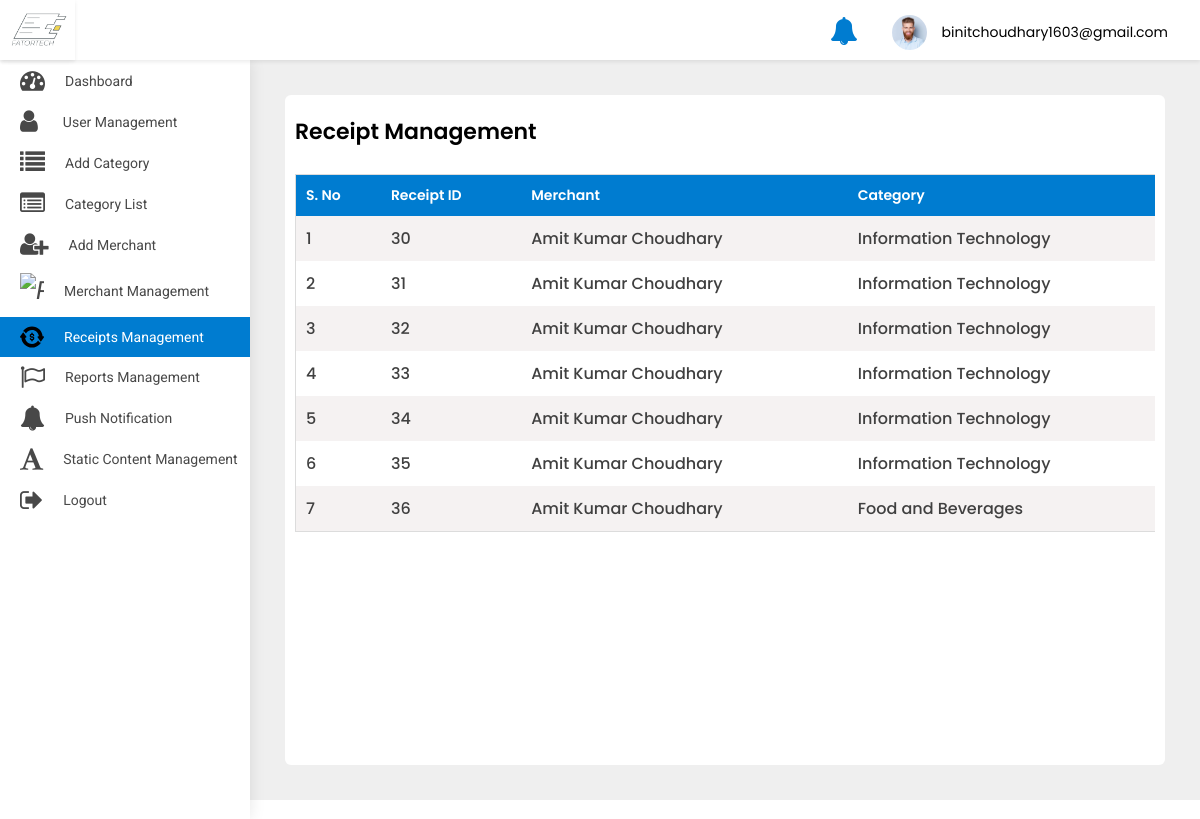
The app's page /adminpanel/receipt-list/ (signed in) with its own data.
### src/models.py (models this page shows, shortened)
class User(AbstractBaseUser, PermissionsMixin):
    first_name = models.CharField(default='first name', max_length=100)
    last_name = models.CharField(default='', max_length=100, null=True, blank=True)
    email = models.CharField(default='', max_length=255, unique=True)
    country_code = models.CharField(default='+91', max_length=10)
    phone_number = models.CharField(default='', max_length=13)
    profile_pic = models.ImageField(default='default_profile.png', null=True, blank=True)
    device_token = models.CharField(default='', max_length=500, null=True, blank=True)
    password = models.CharField(default='', max_length=100)
    confirm_password = models.CharField(default='', max_length=100)
    is_merchant = models.BooleanField(default=False)
    created_at = models.DateTimeField(auto_now_add=True)
    is_active = models.BooleanField(default=True)
    is_staff = models.BooleanField(default=False)
    objects = UserManager()
    USERNAME_FIELD = 'email'
    class Meta:
        ordering = ('-created_at',)

class Receipt(models.Model):
    user = models.ForeignKey(User, on_delete=models.CASCADE)
    merchant = models.ForeignKey(Merchant, on_delete=models.CASCADE)
    order = models.ManyToManyField(OrderItem)
    qr_code = models.ImageField(upload_to='QR')
    created_at = models.DateTimeField(auto_now_add=True)

class Merchant(models.Model):
    full_name = models.CharField(default='', max_length=200)
    profile_pic = models.ImageField(default='default_profile.png', null=True, blank=True)
    category = models.ForeignKey(Category, on_delete=models.CASCADE)
    email = models.EmailField()
    password = models.CharField(default='', max_length=100)
    confirm_password = models.CharField(default='', max_length=100)
    created_at = models.DateTimeField(auto_now_add=True)

class Category(models.Model):
    category_name = models.CharField(default='', max_length=100)

### adminpanel/views.py (the view)
# urls.py: path('receipt-list/', ReceiptList.as_view(), name='receipt-list'),
class ReceiptList(LoginRequiredMixin, ListView):
    model = Receipt
    template_name = 'receipt_list.html'
    login_url = 'adminpanel:login'
    def get(self, request, *args, **kwargs):
        receipts = Receipt.objects.all()
        context = {
            'receipts': receipts
        }
        return render(self.request, 'receipt_list.html', context)

### adminpanel/templates/receipt_list.html (shortened to what this page needs)
{% extends 'base-ereceipt.html' %}
<div class="WrapperArea">
    <div class="WrapperBox">
        <div class="Small-Wrapper">
            <div class="PasswordArea">
                <div class="row">
                    <h4 class="Title">Receipt Management</h4>
                    <div class="TableList">
                        <div class="dragscroll">
                            <table style="width: 150vw">
                                <thead>
                                <tr>
                                    <th>S. No</th>
                                    <th>Receipt ID</th>
                                    <th>Merchant</th>
                                    <th>Category</th>
                                </tr>
                                </thead>
                                <tbody>
                                {% for object in receipts %}
                                <tr>
                                    <td>{{forloop.counter}}</td>
                                    <td>{{object.id}}</td>
                                    <td>{{object.merchant.full_name}}</td>
                                    <td>{{object.merchant.category.category_name}}</td>
                                </tr>
                                {% endfor %}
                                </tbody>
                            </table>
                        </div>
                    </div>
                </div>
            </div>
        </div>
    </div>
</div>

### adminpanel/templates/base-ereceipt.html (shortened to what this page needs)
{% load static %}
<head>
    <link type="text/css" rel="stylesheet" href="{% static 'adminpanel/css/style.css' %}">
    <link rel="stylesheet" href="{% static 'adminpanel/css/media.css' %}">
</head>
<body>
<div class="Header">
    <div class="Logo">
        <img src="{% static 'adminpanel/images/logo.jpg' %}">
    </div>
    <div class="Navigation">
        <div class="header-notifications">
            <a href="{% url 'adminpanel:notification' %}">
                <i class="fa fa-bell fa-2x" aria-hidden="true"></i>
            </a>
        </div>
        <div class="Avater">
            <a href="javascript:void(0);">
                <figure><img src="{% static 'adminpanel/images/profile.jpg' %}"></figure>
                {{user}} </a>
        </div>
    </div>
</div>
<div class="SidenavBar">
    <ul>
        <li class="nav-item nav-link {% if request.resolver_match.view_name  == 'adminpanel:dashboard' %}active{% endif %}">
            <a href="{% url 'adminpanel:dashboard'  %}">
                <span><i class="fa fa-tachometer"></i></span> Dashboard
            </a>
        </li>
        <li class="nav-item nav-link {% if request.resolver_match.view_name  == 'adminpanel:users-list' %}active{% endif %}">
            <a href="{% url 'adminpanel:users-list' %}">
                <span><i class="fa fa-user"></i></span> User Management
            </a>
        </li>
        <li class="nav-item nav-link {% if request.resolver_match.view_name  == 'adminpanel:category' %}active{% endif %}">
            <a href="{% url 'adminpanel:category' %}">
                <span><i class="fa fa-list"></i></span> Add Category
            </a>
        </li>
        <li class="nav-item nav-link {% if request.resolver_match.view_name  == 'adminpanel:category-list' %}active{% endif %}">
            <a href="{% url 'adminpanel:category-list' %}">
                <span><i class="fa fa-list-alt"></i></span>Category List
            </a>
        </li>
        <li class="nav-item nav-link {% if request.resolver_match.view_name  == 'adminpanel:add-merchant' %}active{% endif %}">
            <a href="{% url 'adminpanel:add-merchant' %}">
                <span><i class="fa fa-user-plus"></i></span> Add Merchant
            </a>
        </li>
        <li class="nav-item nav-link {% if request.resolver_match.view_name  == 'adminpanel:merchant-list' %}active{% endif %}">
            <a href="{% url 'adminpanel:merchant-list' %}">
                <span><i class="faImg"><img src="{% static 'adminpanel/images/profession.svg' %}" alt="paid"
                                            class="img-fluid"></i></span>
                <p>Merchant Management</p>
            </a>
        </li>
        <li class="nav-item nav-link {% if request.resolver_match.view_name  == 'adminpanel:receipt-list' %}active{% endif %}">
            <a href="{% url 'adminpanel:receipt-list' %}">
                <span><i class="faImg"><img src="{% static 'adminpanel/images/transaction.svg' %}" alt="paid"
                                            class="img-fluid"></i></span>
                <p>Receipts Management</p>
            </a>
        </li>
        <li class="nav-item nav-link {% if request.resolver_match.view_name  == 'adminpanel:reports' %}active{% endif %}">
            <a href="{% url 'adminpanel:reports' %}">
                <span><i class="fa fa-flag-o"></i></span>
                <p>Reports Management </p>
            </a>
        </li>
        <li class="nav-item nav-link {% if request.resolver_match.view_name  == 'adminpanel:send-notification' %}active{% endif %}">
            <a href="{% url 'adminpanel:send-notification' %}">
                <span><i class="fa fa-bell"></i></span>
                <p>Push Notification</p>
            </a>
        </li>
        <li class="nav-item nav-link {% if request.resolver_match.view_name  == 'adminpanel:static-content' %}active{% endif %}">
            <a href="{% url 'adminpanel:static-content' %}">
                <span><i class="fa fa-font"></i></span>
                <p>Static content Management</p>
            </a>
        </li>
        <li class="nav-item nav-link {% if request.resolver_match.view_name  == 'logout' %}active{% endif %}">
            <a href="{% url 'logout' %}">
                <span><i class="fa fa-sign-out"></i></span>
                <p>Logout</p>
            </a>
        </li>
    </ul>
</div>
{% block body %}
{% endblock body %}
</body>
</html>

### static/adminpanel/css/style.css (style rules this page uses)
body { margin: 0; padding: 0; font-family: 'Poppins', sans-serif !important; font-size: 13px; color: #3a3a3a; font-weight: 400; }
* { margin: 0px; padding: 0px; }
header, footer, aside, article, section, detail, nav, figure { position: relative; }
h1, h2, h3, h4, h5, h6, p { margin: 0; padding: 0; }
ul, li, ol { list-style-type: none; margin: 0; padding: 0; }
a { text-decoration: none; outline: none; }
img { border: 0; outline: none; max-width: 100%; }
table { width: 100%; }
p { margin: 0; padding: 0; }
.Header { box-shadow: 0 2px 4px rgba(0, 0, 0, .08); -webkit-box-shadow: 0 2px 4px rgba(0, 0, 0, .08); position: fixed; width: 100%; left: 0; top: 0; background-color: #fff; z-index: 99 }
.Header .Logo { width: 75px; text-align: center; padding: 5px 0; float: left; height: 60px; box-shadow: 0 2px 4px rgba(0, 0, 0, .08); }
.Header .Logo img { height: 100%; width: 100%; object-fit: cover; }
.Header .Navigation { transition: all 0.2s ease; margin-left: 235px; padding: 7px 3.2rem; width: calc(100% - 235px); text-align: right; height: 60px }
.Header .Navigation .Avater { margin: 5px 0 5px 30px; position: relative; display: inline-block }
.Header .Navigation .Avater a { display: flex; align-items: center; font-size: 14px; color: #000 }
.Header .Navigation .Avater a figure { width: 35px; border-radius: 50%; margin: 0 15px 0 0; overflow: hidden }
.Header .Navigation .header-notifications { margin: 5px 0 5px 30px; position: relative; display: inline-block; top:5px; }
.Header .Navigation .header-notifications a { display: flex; align-items: center; font-size: 14px; color: #007cd0; }
.SidenavBar { height: calc(100% - 60px); position: fixed; width: 250px; top: 60px; padding: 0; overflow: auto; box-shadow: 0 0 15px rgba(0, 0, 0, .1); background-color: #fff; z-index: 2; transition: 0.2s all ease-in-out; }
.SidenavBar ul { margin: 0 }
.SidenavBar ul li { margin: 0 }
.SidenavBar ul li a { display: flex; cursor: pointer; padding: 8px 20px 8px 20px; transition: 0.2s all ease-in-out; color: #484848; font-family: "Roboto"; font-size: 14px; text-transform: capitalize; position: relative; align-items: center; overflow: hidden; white-space: nowrap; }
.SidenavBar ul li a span { font-size: 25px; margin-right: 20px; }
.SidenavBar ul li:nth-child(2) a span { margin-right: 25px; }
.SidenavBar ul li.active a, .SidenavBar ul li a:hover { background-color: #007cd0; color: #fff; }
.WrapperArea { margin-left: 250px; flex: 1 1 auto; display: flex; flex-direction: column; margin-top: 60px; transition: 0.2s all ease-in-out; background-color: #efefef; }
.WrapperArea .WrapperBox { padding: 35px; background-color: #efefef; min-height: calc(100vh - 60px) }
.Small-Wrapper { background-color: #fff; padding: 25px; border-radius: 6px; height: 100%; min-height: calc(100vh - 130px); }
h4.Title { margin: 0 0 15px; font-weight: 600; color: #000; text-transform: capitalize; font-size: 22px }
.TableList table { border: 1px solid #dcdcdc }
.TableList table tr:nth-child(odd) { background-color: #f5f2f2 }
.TableList table tr th, .TableList table tr td { padding: 10px 10px }
.TableList table tr th { background-color: #007cd0; font-weight: 600; text-transform: capitalize; color: #fff; font-size: 14px; background-image: url(../images/sorting.png); background-repeat: no-repeat; background-position: 96% 50% }
.TableList table tr td { font-weight: 500; color: #404040 }
.dragscroll { overflow: auto; }
.faImg { width: 24px !important; display: block; }
.TableList { margin-top:30px; }

### records on screen
User: email "binitchoudhary1603@gmail.com"
Receipt: id "30", merchant.full_name "Amit Kumar Choudhary", merchant.category.category_name "Information Technology"
Receipt: id "31", merchant.full_name "Amit Kumar Choudhary", merchant.category.category_name "Information Technology"
Receipt: id "32", merchant.full_name "Amit Kumar Choudhary", merchant.category.category_name "Information Technology"
Receipt: id "33", merchant.full_name "Amit Kumar Choudhary", merchant.category.category_name "Information Technology"
Receipt: id "34", merchant.full_name "Amit Kumar Choudhary", merchant.category.category_name "Information Technology"
Receipt: id "35", merchant.full_name "Amit Kumar Choudhary", merchant.category.category_name "Information Technology"
Receipt: id "36", merchant.full_name "Amit Kumar Choudhary", merchant.category.category_name "Food and Beverages"
